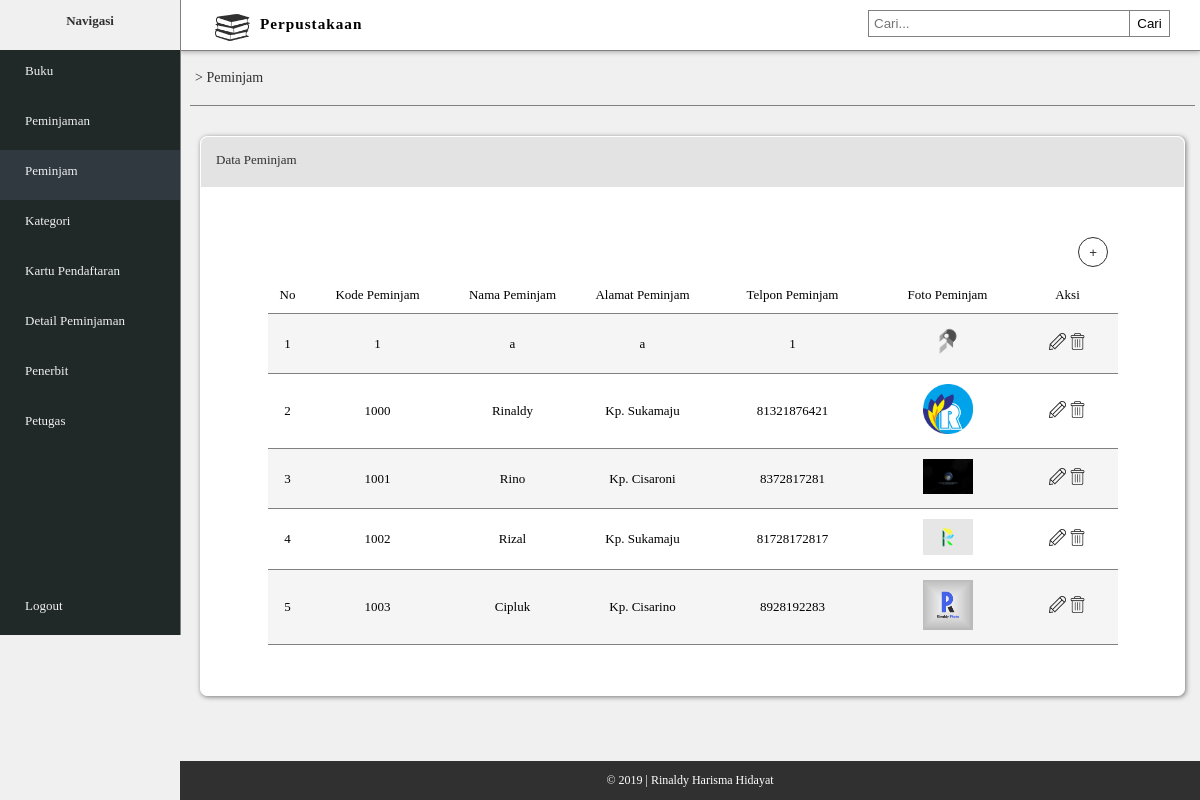
The app's page /peminjam.php (signed in) with its own data.
### tables this page shows
CREATE TABLE IF NOT EXISTS `peminjam` (
  `peminjam_kode` varchar(10) NOT NULL,
  `peminjam_nama` varchar(30) NOT NULL,
  `peminjam_alamat` varchar(50) NOT NULL,
  `peminjam_telp` bigint(20) NOT NULL,
  `peminjam_foto` varchar(50) NOT NULL
);

### peminjam.php (the view, shortened to what this page needs)
<!DOCTYPE html>
<html>
	<head>
		<link rel="stylesheet" type="text/css" href="style_rm.css">
	</head>
	<body>
		<div class="navigasi">
			<div class="nav">
				<b><p>Navigasi</p></b>
			</div>
			<div class="menu">
				<div class="menu-isi">
					<a href="index.php"><p>Buku</p></a>
					<a href="peminjaman.php"><p>Peminjaman</p></a>
					<a href="peminjam.php" style="background-color: #303840"><p>Peminjam</p></a>
					<a href="kategori.php"><p>Kategori</p></a>
					<a href="kartu_pendaftar.php"><p>Kartu Pendaftaran</p></a>
					<a href="detail_peminjaman.php"><p>Detail Peminjaman</p></a>
					<a href="penerbit.php"><p>Penerbit</p></a>
					<a href="petugas.php"><p>Petugas</p></a>
					<div class="logout">
						<a href="logout.php"><p>Logout</p></a>
					</div>
				</div>
			</div>
		</div>
		<div id="container-utama">
			<div class="head">
				<img src="img/buku.png">
				<h3>Perpustakaan</h3>
				<div class="cari">
					<div class="kolom">
						<input type="text" placeholder="Cari..." name="cari">
						<button type="submit">Cari</button>
					</div>
				</div>
			</div>
			<div class="content">
				<div class="alamat-link">
					<a href="peminjam.php"><p>> Peminjam</p></a>
				</div>
				<div class="tabel-utama">
					<div class="judul-tab">
						<p>Data Peminjam</p>
					</div>
					<table border="0" cellpadding="10" cellspacing="0" align="center">
						<tr style="background: white;">
							<td colspan="10" align="right"><a href="tambah_peminjam.php"><input type="submit" name="tambah-data" value=" +   Tambah Data"></td>
						</tr>
						<tr>
							<td style="border-bottom: 1px solid #808080;" width="20px" align="center">No</td>
							<td style="border-bottom: 1px solid #808080;" width="120px" align="center">Kode Peminjam</td>
							<td style="border-bottom: 1px solid #808080;" width="110px" align="center">Nama Peminjam</td>
							<td style="border-bottom: 1px solid #808080;" width="110px" align="center">Alamat Peminjam</td>
							<td style="border-bottom: 1px solid #808080;" width="150px" align="center">Telpon Peminjam</td>
							<td style="border-bottom: 1px solid #808080;" width="120px" align="center">Foto Peminjam</td>
							<td style="border-bottom: 1px solid #808080;" width="80px" align="center">Aksi</td>
						</tr>
						<?php
							$query = mysql_query("SELECT * from peminjam order by peminjam_kode asc") or die (mysql_error());
							$no = 1;
							while ($row = mysql_fetch_array($query)) {
								echo '<tr align="center">';
									echo '<td style="border-bottom: 1px solid #808080;">'.$no.'</td>';
									echo '<td style="border-bottom: 1px solid #808080;">'.$row['peminjam_kode'].'</td>';
									echo '<td style="border-bottom: 1px solid #808080;">'.$row['peminjam_nama'].'</td>';
									echo '<td style="border-bottom: 1px solid #808080;">'.$row['peminjam_alamat'].'</td>';
									echo '<td style="border-bottom: 1px solid #808080;">'.$row['peminjam_telp'].'</td>';
									echo '<td style="border-bottom: 1px solid #808080;"><img src="upload/'.$row['peminjam_foto'].'" width="50px"></td>';
									echo '<td style="border-bottom: 1px solid #808080;" align="center"><a href="edit_peminjam.php?edit='.$row['peminjam_kode'].'"><img src="img/edit.png" class="icon-aksi"/></a> <a href="hapus_peminjam.php?hapus='.$row['peminjam_kode'].'"><img src="img/delete.png" class="icon-aksi"/></a></td>';
								echo '</tr>';
								$no++;
							}
						 ?>
					</table>
				</div>
				<div class="footer">
					<div class="foot">
						<p>&copy; 2019 | Rinaldy Harisma Hidayat</p>
					</div>
				</div>
			</div>
		</div>
	</body>
</html>

### style_rm.css (style rules this page uses)
body { margin: 0; font-family: Malgun Gothic Regular; background-color: #f0f0f0; font-size: 13px; }
.navigasi { height: 635px; float: left; width: 15%; background-color: #202828; z-index: 1000; position: relative; left: 0; position: fixed; border-right: 1px solid #808080; }
.nav { background-color: #f0f0f0; height: 50px; float: left; width: 100%; }
.nav p { color: #303030; text-align: center; }
.menu { margin-left: 0px; }
.menu-isi p { margin-left: 25px; }
.menu-isi a { color: #f0f0f0; text-decoration: none; float: left; width: 100%; height: 50px; transition: 0.2s; margin-left: 0px; margin-right: 0px; }
.head { float: left; width: 85%; border-bottom: 1px solid #808080; height: 50px; background-color: white; top: 0; position: fixed; z-index: 999; margin-left: 15%; box-shadow: 0px 1px 5px 0px rgba(0,0,0,0.3); }
.head img { width: 35px; float: left; padding: 10px; margin-left: 25px; }
.head h3 { margin-top: 15px; letter-spacing: 1px; float: left; }
.cari { float: right; margin: 10px; }
.kolom input[type="text"] { padding: 5px; border: 1px solid #808080; width: 250px; float: left; }
.kolom button { float: right; padding: 5px; width: 40px; cursor: pointer; margin-right: 20px; border: 1px solid #808080; background: none; transition: 0.3s; border-left: none; }
.logout a { margin-top: 135px; }
.content { float: left; margin-top: 51px; width: 85%; height: wrap-content; margin-left: 15%; }
.alamat-link { padding: 5px; margin-left: 10px; margin-right: 5px; border-bottom: 1px solid #808080; font-size: 14px; color: #303030; }
.alamat-link a { text-decoration: none; color: #303030; }
.tabel-utama { background-color: white; margin-left: 20px; margin-right: 15px; margin-top: 30px; margin-bottom: 30px; border-radius: 7px; box-shadow: 1px 1px 5px 0px rgba(0,0,0,0.5); font-size: 13px; border: 1px solid white; }
.tabel-utama tr:nth-child(odd) { background: #f5f5f5; }
.judul-tab { background-color: #e3e3e3; height: 40px; margin-top: 0px; border-top-left-radius: 7px; border-top-right-radius: 7px; padding: 5px; color: #303030; }
.judul-tab p { margin: 10px; }
input[name="tambah-data"] { padding: 7px; width: 30px; height: 30px; border-radius: 50px; border: 1px solid #303030; background: none; color: #303030; transition: 0.3s; cursor: pointer; }
table { margin-top: 40px; margin-bottom: 50px; }
.icon-aksi { width: 17px; }
.footer { height: 40px; background-color: #303030; float: left; width: 100%; margin-top: 35px; }
.foot p { text-align: center; color: white; font-size: 12px; }

### records on screen
peminjam: peminjam_kode "1", peminjam_nama "a", peminjam_alamat "a", peminjam_telp "1", peminjam_foto (picture)
peminjam: peminjam_kode "1000", peminjam_nama "Rinaldy", peminjam_alamat "Kp. Sukamaju", peminjam_telp "81321876421", peminjam_foto (picture)
peminjam: peminjam_kode "1001", peminjam_nama "Rino", peminjam_alamat "Kp. Cisaroni", peminjam_telp "8372817281", peminjam_foto (picture)
peminjam: peminjam_kode "1002", peminjam_nama "Rizal", peminjam_alamat "Kp. Sukamaju", peminjam_telp "81728172817", peminjam_foto (picture)
peminjam: peminjam_kode "1003", peminjam_nama "Cipluk", peminjam_alamat "Kp. Cisarino", peminjam_telp "8928192283", peminjam_foto (picture)
